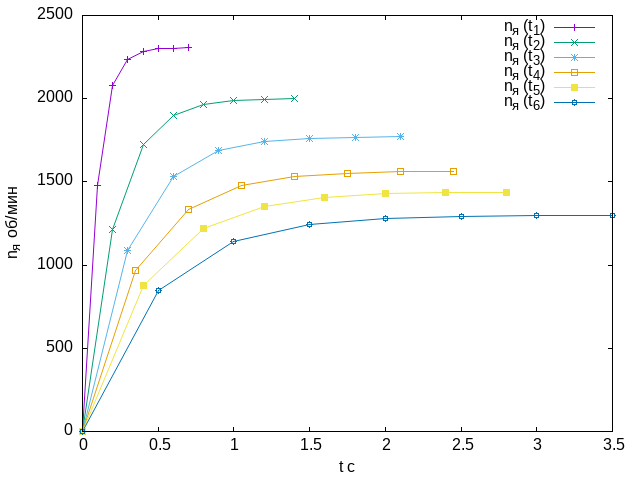

Source code (gnuplot):
set terminal 'png'
set output 'plot1.png'


set ylabel 'n_я об/мин'
set xlabel 't с'

plot \
	'o0.csv' u 2:3  w lp t 'n_я (t_1)', \
	'o1.csv' u 2:3  w lp t 'n_я (t_2)', \
	'o2.csv' u 2:3  w lp t 'n_я (t_3)', \
	'o3.csv' u 2:3  w lp t 'n_я (t_4)', \
	'o4.csv' u 2:3  w lp t 'n_я (t_5)', \
	'o5.csv' u 2:3  w lp t 'n_я (t_6)'
